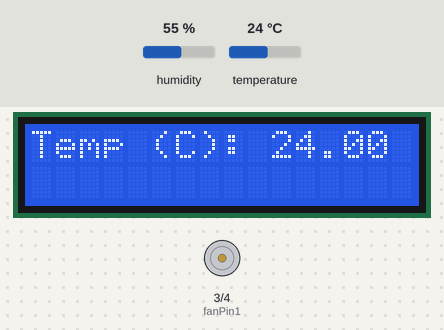
A sketch run on a simulated Arduino Uno, built with avr-gcc and run on an emulated ATmega328P. Parts: 16×2 character LCD, motor-driver pin pairs drawn as motors (green arrow = first pin HIGH = forward, orange = second pin HIGH = backward, longer = more drive, scaled by the enable pin). The test bench sets the inputs (shaded band); at power-on: temperature 24 °C, humidity 55 %. What the sketch prints to the serial monitor is not drawn.

Above: at 1.2 s.
1.3 s: temperature set to 35 °C
At 2.6 s:
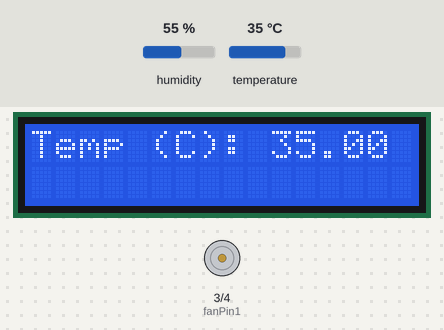
4.0 s: temperature set to 38 °C
At 5.2 s:
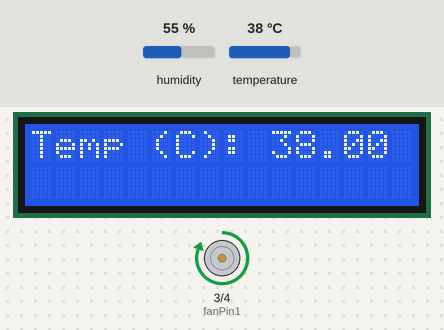
6.7 s: temperature set to 12 °C
At 9.3 s:
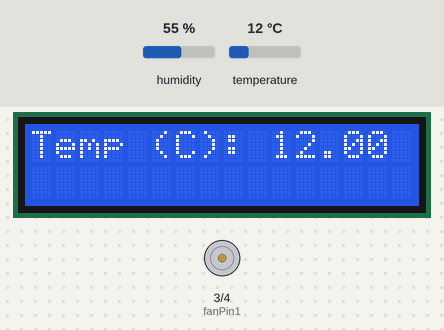
Timing chart, 0 to 10.8 s (numbered marks = the images above; inputs shaded):
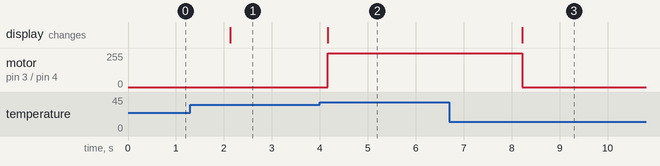

Measured:
- the behaviour switches between 36 and 37 °C on temperature (found by bisection; images 1 and 2)
- after the input at 1.3 s, the display: changes after 0.83 s (image 1)
- after the input at 4.0 s, motor on pin 3 (fanPin1) / pin 4 (fanPin2): stopped → forward 255/255 after 0.16 s; the display: changes after 0.16 s (image 2)
- after the input at 6.7 s, motor on pin 3 (fanPin1) / pin 4 (fanPin2): forward 255/255 → stopped after 1.5 s; the display: changes after 1.5 s (image 3)

The sketch:

ROOMTEMCONTROL.ino
```cpp
#include <Wire.h>
#include <LiquidCrystal_I2C.h>
#include <DHT.h>

#define DHTPIN 2       // Digital pin connected to the DHT11 sensor
#define DHTTYPE DHT11  // DHT11 sensor type
DHT dht(DHTPIN, DHTTYPE);

LiquidCrystal_I2C lcd(0x27, 16, 2);  // Initialize the LCD with I2C address 0x27, 16 columns, and 2 rows

const int fanPin1 = 3;  // Digital pin connected to IN1 of the motor driver
const int fanPin2 = 4;  // Digital pin connected to IN2 of the motor driver
const int motorSpeedPin = 9;  // PWM pin connected to ENA of the motor driver

void setup() {
  Serial.begin(9600);  // Initialize serial communication for debugging
  lcd.init();         // Initialize the LCD
  lcd.backlight();    // Turn on the backlight (if available)
  dht.begin();        // Initialize the DHT11 sensor

  lcd.setCursor(0, 0);     // Set cursor to the first row, first column
  lcd.print("Temp (C): "); // Display "Temp (C): " on LCD

  pinMode(fanPin1, OUTPUT);       // Set fan control pins as output
  pinMode(fanPin2, OUTPUT);
  pinMode(motorSpeedPin, OUTPUT); // Set motor speed control pin as output
}

void loop() {
  float temperature = dht.readTemperature();  // Read temperature from DHT11 sensor in Celsius
  Serial.print("Temperature: ");
  Serial.println(temperature);

  lcd.setCursor(10, 0);    // Set cursor to the first row, eleventh column (after "Temp (C): ")
  lcd.print(temperature);  // Display temperature on LCD

  if (temperature > 36) {
    Serial.println("Turning fan on");
    analogWrite(motorSpeedPin, 255);  // Set motor speed to maximum (255) when turning the fan on
    digitalWrite(fanPin1, HIGH);      // Set IN1 to HIGH
    digitalWrite(fanPin2, LOW);       // Set IN2 to LOW
  } else {
    Serial.println("Turning fan off");
    analogWrite(motorSpeedPin, 0);    // Set motor speed to 0 when turning the fan off
    digitalWrite(fanPin1, LOW);       // Set IN1 to LOW
    digitalWrite(fanPin2, LOW);       // Set IN2 to LOW
  }

  delay(2000);  // Delay for 2 seconds before updating readings and fan control
}
```
